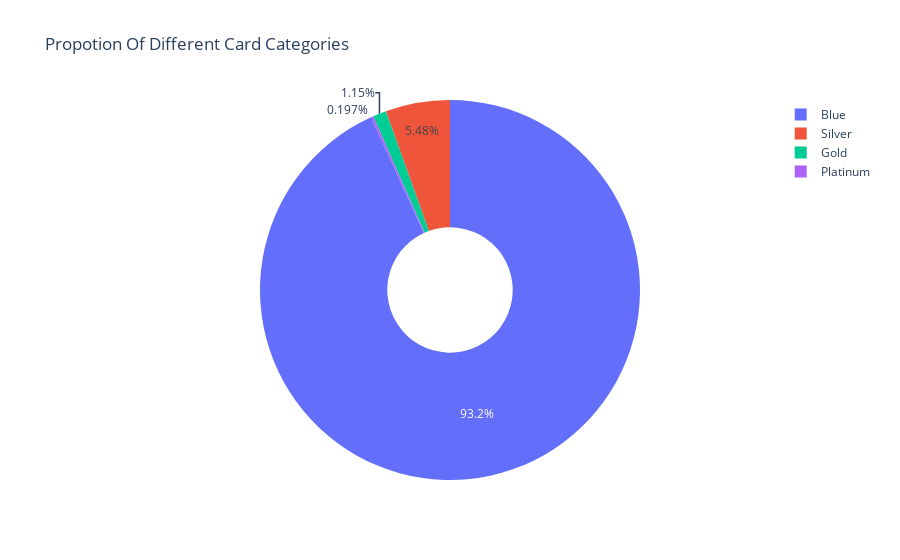

The code cell stored with this chart in its notebook:
### Code cell
#%%

# Card Categories proportion
ex.pie(df,names='Card_Category',title='Propotion Of Different Card Categories',hole=0.33)

### Figure 1 — Plotly figure (JSON) as saved in the notebook; plotly's stock layout.template omitted (floating-point values rounded to 4 significant figures; data arrays with more than 128 entries replaced by an {"elided": "..."} marker saying what was removed)
{"data": [{"domain": {"x": [0, 1], "y": [0, 1]}, "hole": 0.33, "hovertemplate": "Card_Category=%{label}<extra></extra>", "labels": {"elided": "10127 str values"}, "legendgroup": "", "name": "", "showlegend": true, "type": "pie"}], "layout": {"legend": {"tracegroupgap": 0}, "title": {"text": "Propotion Of Different Card Categories"}}}
